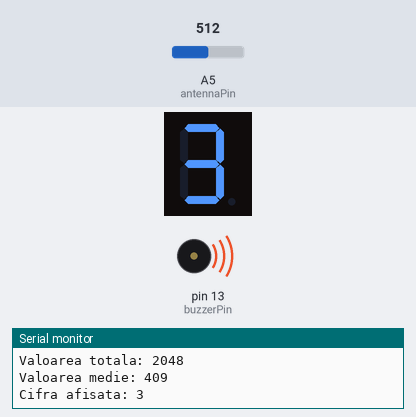
Bench run of a sketch on a simulated Arduino Uno, built with avr-gcc and run on an emulated ATmega328P. Parts: 1-digit seven-segment display, buzzer (waves = sounding), the last lines printed to the serial monitor. Wiring (inferred from the names in the program): 1-digit 7-segment display, segments lit when HIGH: segments pin 2, pin 3, pin 4, pin 5, pin 6, pin 7, pin 8, pin 9. The inputs (shaded band) are chosen by the test bench; at power-on: A5 (antennaPin) = 512. The segment pins are drawn as the display they are named for.

Above: at 1.2 s.
1.3 s: A5 (antennaPin) set to 1023
At 3.5 s:
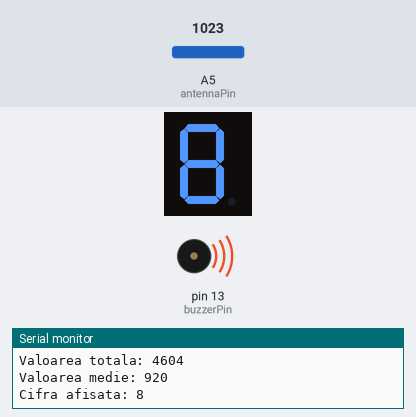
3.6 s: A5 (antennaPin) set to 511
At 6.4 s:
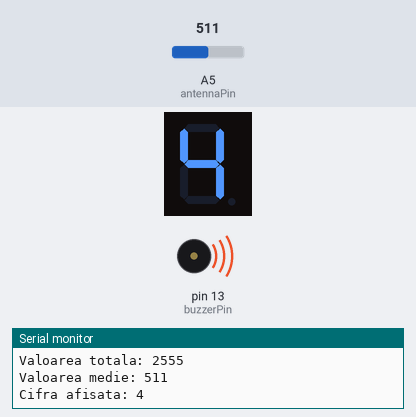
6.6 s: A5 (antennaPin) set to 122
At 9.5 s:
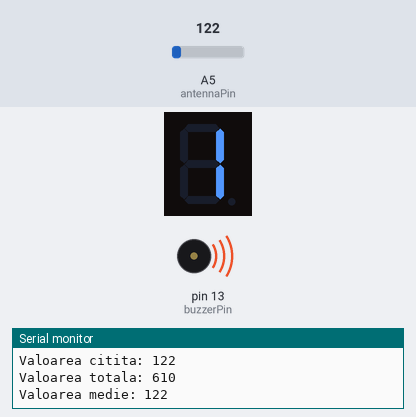
Timing chart, 0 to 11.0 s (numbered marks = the images above; inputs shaded):
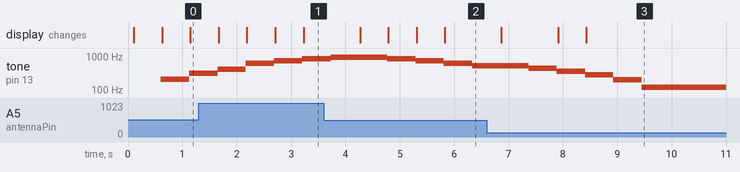

The sketch:

Homework3.ino
```cpp
//declare all the segments pins
const int pinA = 2;
const int pinB = 3;
const int pinC = 4;
const int pinD = 5;
const int pinE = 6;
const int pinF = 7;
const int pinG = 8;
const int pinDP = 9;
const int buzzerPin = 13;
const int antennaPin = A5;

int antennaValue = 0;
const int beepSound = 100;
const int segSize = 8;
const int noOfDigits = 10;
bool dpState = LOW;
bool state = HIGH;
int index = 0;
int displayDigit;

const int maxVoltageValue = 255;
const int maxAnalogValue = 1023;
const int numReadings = 5;
int readings[numReadings + 1];                // the readings from the analog input
int total = 0;                            // the running total
int average = 0;                          // final average of the probe reading

int segments[segSize] = {
   pinA, pinB, pinC, pinD, pinE, pinF, pinG, pinDP
};

bool digitMatrix[noOfDigits][segSize - 1] = {
// a  b  c  d  e  f  g
  {1, 1, 1, 1, 1, 1, 0}, // 0
  {0, 1, 1, 0, 0, 0, 0}, // 1
  {1, 1, 0, 1, 1, 0, 1}, // 2
  {1, 1, 1, 1, 0, 0, 1}, // 3
  {0, 1, 1, 0, 0, 1, 1}, // 4
  {1, 0, 1, 1, 0, 1, 1}, // 5
  {1, 0, 1, 1, 1, 1, 1}, // 6
  {1, 1, 1, 0, 0, 0, 0}, // 7
  {1, 1, 1, 1, 1, 1, 1}, // 8
  {1, 1, 1, 1, 0, 1, 1}  // 9
};


void displayNumber(byte digit, bool decimalPoint){
  for(int i = 0 ; i < segSize - 1; i++){
    digitalWrite(segments[i], digitMatrix[digit][i]);
  }
  digitalWrite(pinDP, decimalPoint);
}

void displayNothing()
{
  for(int i = 0 ; i < segSize - 1; i++){
    digitalWrite(segments[i], LOW);
  }
}

void setup() {
  // put your setup code here, to run once:
  for(int i = 0; i < segSize; i++){
    pinMode(segments[i],OUTPUT);
  }
  pinMode(buzzerPin,OUTPUT);
  Serial.begin(9600);
}

void loop() {
  // put your main code here, to run repeatedly:
  antennaValue = analogRead(antennaPin);
  if( antennaValue >= 1)
  {
    Serial.print("Valoarea citita: ");
    Serial.println(antennaValue);
    index++;
    total -= readings[index];
    readings[index] = antennaValue;
    total += antennaValue;
    Serial.print("Valoarea totala: ");
    Serial.println(total);
    average = total / numReadings;
    if(index >= numReadings)
      index = 0;
    Serial.print("Valoarea medie: ");
    Serial.println(average);
    displayDigit = map(average,1,maxAnalogValue,0,noOfDigits - 1);
    Serial.print("Cifra afisata: ");
    Serial.println(displayDigit);
    if(displayDigit >= 1)
    {
      displayNumber( displayDigit , dpState);
      delay(500);
      tone(buzzerPin, average);
    }
    else
    {
      displayNothing();
      noTone(buzzerPin);
    }
  }
}
```

Measured:
- after the input at 1.3 s, the display: first changes after 0.37 s (image 1 shows a later state)
- after the input at 3.6 s, the display: first changes after 0.67 s (image 2 shows a later state)
- after the input at 6.6 s, tone on pin 13 (buzzerPin): plays 433 Hz for 0.52 s, 355 Hz for 0.52 s, 277 Hz for 0.52 s, 199 Hz for 0.52 s, 122 Hz for 6.2 s, starting after 0.77 s; the display: first changes after 0.27 s (image 3 shows a later state)
- by itself, tone on pin 13 (buzzerPin): plays 920 Hz for 1.0 s, 818 Hz for 0.52 s, 715 Hz for 0.52 s, 613 Hz for 0.52 s, 511 Hz for 0.27 s
